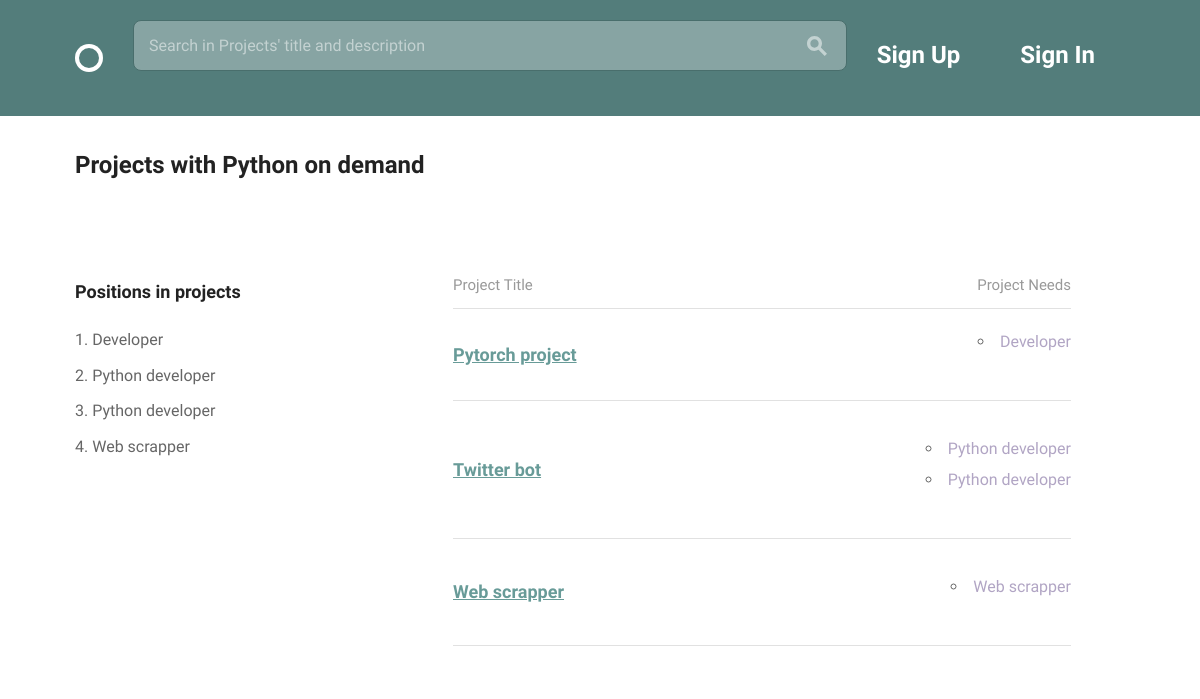
Page /teams/projects_skill/1/ on the committed database.
### teams/models.py (models this page shows, shortened)
class Skill(models.Model):
    skill_name = models.CharField(max_length=20, blank=False)

class Position(models.Model):
    name = models.CharField(max_length=150, blank=False)
    description = models.CharField(max_length=400, blank=False)
    related_skill = models.ForeignKey('Skill', on_delete=models.CASCADE)
    available = models.BooleanField(default=True)
    project = models.ForeignKey('Project', on_delete=models.CASCADE)

class Project(models.Model):
    creator = models.ForeignKey('Profile', on_delete=models.CASCADE)
    title = models.CharField(max_length=150, null=False, unique=True)
    description = models.TextField(max_length=700, blank=True)
    timeline = models.CharField(max_length=25, null=False)
    requirements = models.TextField(max_length=300, null=False)
    finished = models.BooleanField(default=False)

### teams/views.py (the view)
# urls.py: url(r'^projects_skill/(?P<skill>\d+)/$', views.projects_skill,
def projects_skill(request, skill):
    skill_name = models.Skill.objects.get(pk=skill)
    projects_query = models.Position.objects.values_list(
        'project_id', flat=True).filter(
        Q(related_skill_id=skill)).distinct()
    projects_query = models.Project.objects.filter(
        id__in=projects_query, finished=False).order_by('title')
    positions = models.Position.objects.only(
        'related_skill', 'name').order_by('name').filter(
        Q(related_skill_id=skill) & Q(project__in=projects_query))
    return render(request, 'projects_skill.html', {
        'projects_query': projects_query,
        'positions': positions, 'skill_name': skill_name, }
    )

### teams/templates/projects_skill.html (shortened to what this page needs)
{% extends "layout.html" %}
{% load static %}
{% block content %}
<div class="bounds circle--page">
  <div  class="grid-100 circle--fluid--cell circle--fluid--primary">
    <h2>Projects with {{ skill_name.skill_name }} on demand</h2>
  </div>
  <div class="grid-40">
  </div>
  <div  class="grid-100 circle--fluid--cell circle--fluid--primary">
    <p></p> <br>
  </div>
  <div class="grid-30">
    <h3>Positions in projects</h3>
    <ol>
      {% for position in positions %}
      <li> {{ position.name }} </li>
      {% endfor %}
    </ol>
  </div>
  <div class="grid-60 grid-push-5">
    <table class="circle--table u-full-width">
      <thead>
        <tr>
          <th>Project Title</th>
          <th class="circle--cell--right align-right">Project Needs</th>
        </tr>
      </thead>
      <tbody>
        {% for project in projects_query %}
        <tr>
          <td class="clickable-row">
            <a href="{% url 'teams:project_details' pk=project.id %}">
            <h3>{{ project.title }}</h3>
            </a>
          </td>
          <td class="circle--cell--right align-right">
            {% for position in positions %}
              <ul>
              {% if position.project_id == project.id %}
                <li><span class="secondary-label">{{ position.name }}</span></li>
              </ul>
              {% endif %}
            {% endfor %}
          </td>
        </tr>
        {% endfor %}
      </tbody>
    </table>
  </div>
</div>
{% endblock %}

### assets/css/global.css (style rules this page uses)
html { font-family: sans-serif; -ms-text-size-adjust: 100%; -webkit-text-size-adjust: 100%; }
body { margin: 0; }
a { background-color: transparent; }
table { border-collapse: collapse; border-spacing: 0; }
td, th { padding: 0; }
html { font-size: 62.5%; }
body { font-size: 1.5em; line-height: 1.6; font-weight: 400; font-family: "Cousine"; color: #666; }
.bounds { max-width: 1080px; margin: 0 auto; }
.grid, .grid-5, .grid-10, .grid-15, .grid-20, .grid-25, .grid-30, .grid-33, .grid-35, .grid-40, .grid-45, .grid-50, .grid-55, .grid-60, .grid-65, .grid-66, .grid-70, .grid-75, .grid-80, .grid-90, .grid-95, .grid-100 { float: left; box-sizing: border-box; position: relative; }
.grid-push-5 { left: 5%; }
.grid-30 { width: 30%; padding: 0 15px; }
.grid-40 { width: 40%; padding: 0 15px; }
.grid-60 { width: 60%; padding: 0 15px; }
.grid-100 { width: 100%; padding: 0 15px; }
h1, h2, h3, h4, h5, h6 { margin-top: 0; margin-bottom: 2rem; font-weight: bold; font-family: "Work Sans", sans-serif; color: #222; }
h2 { font-size: 2.4rem; }
h3 { font-size: 1.8rem; }
@media (min-width: 550px) { h2 { font-size: 2.4rem; } }
@media (min-width: 550px) { h3 { font-size: 1.8rem; } }
a { color: #689b98; -webkit-transition: color 0.2s; -moz-transition: color 0.2s; -ms-transition: color 0.2s; -o-transition: color 0.2s; transition: color 0.2s; }
ul { list-style: circle inside; }
ol { list-style: decimal inside; padding-left: 0; margin-top: 0; }
ul { padding-left: 0; margin-top: 0; }
ul ul, ul ol { margin: 1.5rem 0 1.5rem 3rem; font-size: 90%; }
li { margin-bottom: 1rem; font-size: 1.6rem; }
th, td { padding: 15px; text-align: left; border-bottom: 1px solid #e1e1e1; }
th:first-child, td:first-child { padding-left: 0; }
th:last-child, td:last-child { padding-right: 0; }
th { color: #999; font-weight: normal; }
pre, blockquote, dl, figure, table, p, ul, ol, form { margin-bottom: 2.5rem; }
.align-right { text-align: right; }
.secondary-label { color: #b1a5c4; }
.circle--table { width: 100%; }
.circle--table h1, .circle--table h2, .circle--table h3, .circle--table h4, .circle--table h5, .circle--table h6 { margin: 0; }
.circle--table th, .circle--table td { line-height: 1; }
.circle--table th { padding: 0 0 15px 0; }
.circle--table td { padding: 25px 0; }
.clickable-row h3 { color: #689b98; }
.circle--fluid--cell { display: table-cell; padding: 0 15px; vertical-align: middle; box-sizing: border-box; }
.circle--fluid--primary { width: 100%; }
.circle--page { margin-bottom: 100px; }
.circle--page:before, .circle--page:after { content: " "; display: table; }
.circle--page:after { clear: both; }

### rows in the picture
Skill: skill_name "Python"
Position: name "Developer"
Position: name "Python developer"
Position: name "Python developer"
Position: name "Web scrapper"
Project: title "Pytorch project"
Project: title "Twitter bot"
Project: title "Web scrapper"
